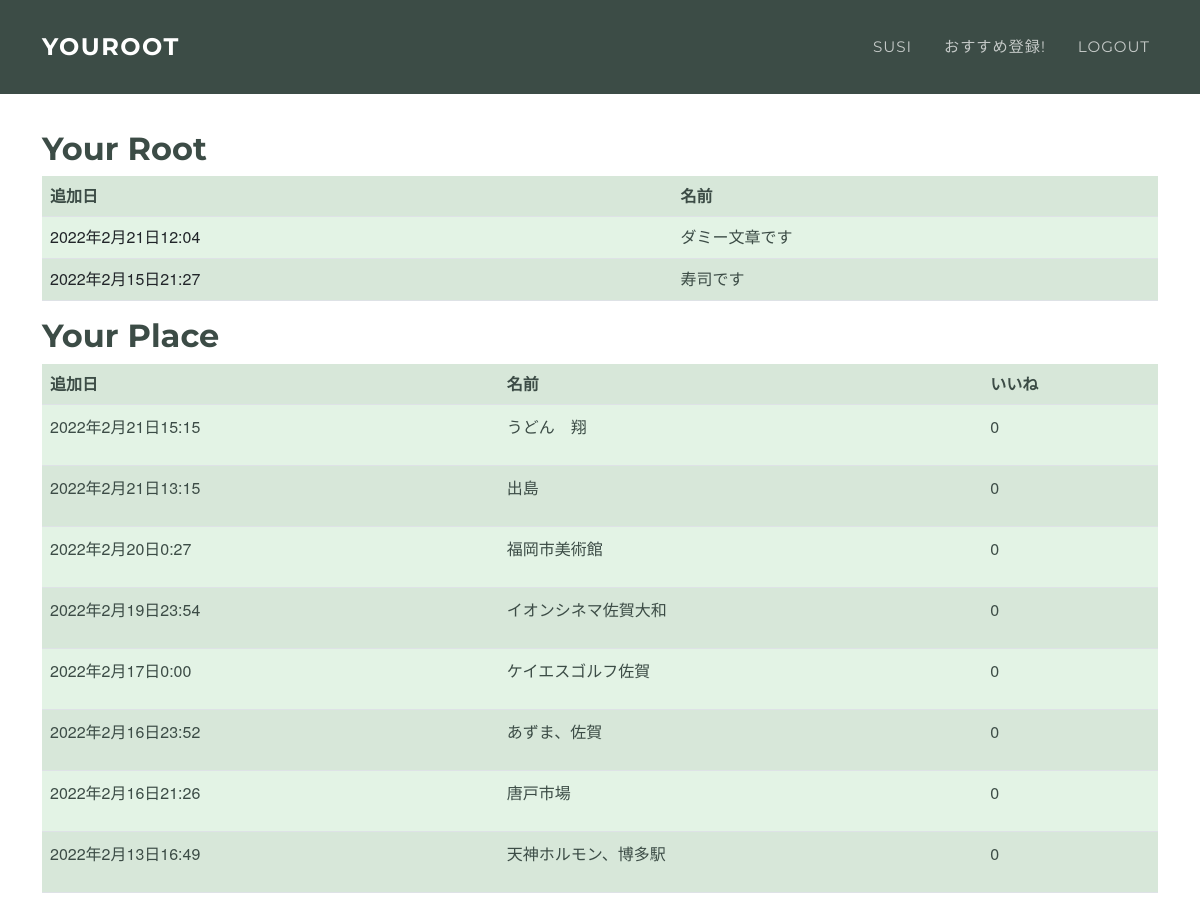
Page /user/1 (signed in) on the earlier database version.
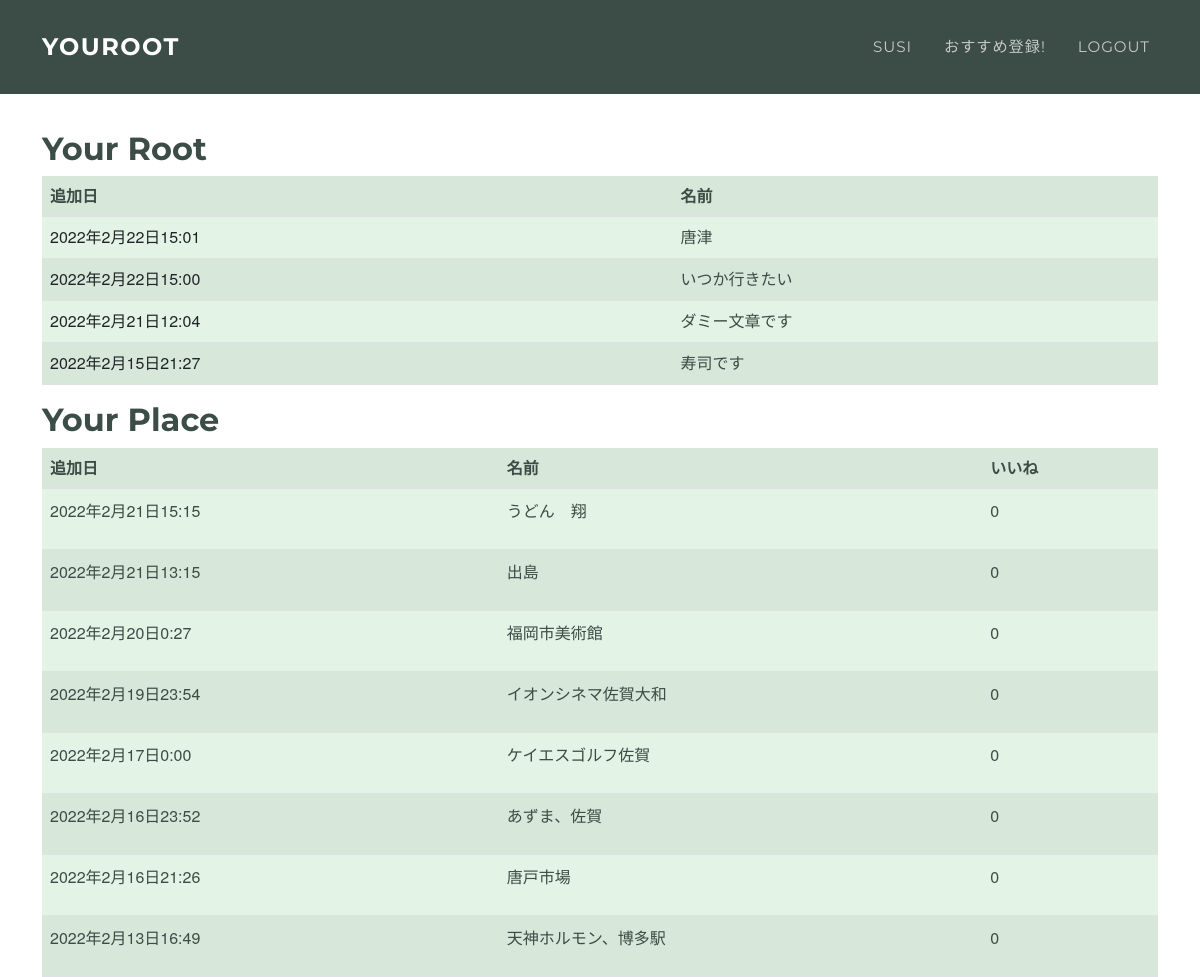
Same page on the later database version.
### testRoot/models.py (models this page shows, shortened)
class KeepRoot(models.Model):
    name = models.CharField(max_length=255)
    first = models.ForeignKey(TypeOfPlace, on_delete=models.CASCADE, null=True,related_name='first')
    second = models.ForeignKey(TypeOfPlace, on_delete=models.CASCADE, null=True,related_name='second')
    third = models.ForeignKey(TypeOfPlace, on_delete=models.CASCADE, null=True,related_name='third')
    author = models.ForeignKey(get_user_model(),on_delete=models.CASCADE, null=True)
    created_at = models.DateTimeField(auto_now_add=True, null=True)

class TypeOfPlace(models.Model):
    TYPE_CHOICE = (
        ('eat','ご飯'),
        ('play','遊び'),
    )
    type = models.CharField(max_length=255, choices=TYPE_CHOICE)
    name = models.CharField(max_length=255)
    atmosphere = models.ForeignKey(Atmosphere, on_delete=models.PROTECT, null=True)
    address = models.CharField(max_length=255)
    created_at = models.DateTimeField(auto_now_add=True)
    updated_at = models.DateTimeField(auto_now_add=True)
    pref = models.ForeignKey(PrefeCode, on_delete=models.PROTECT, null=True)
    city = models.CharField(max_length=255, null=True)
    ido = models.FloatField(null=True)
    keido = models.FloatField(null=True)
    image = models.ImageField(upload_to='images/', null=True)
    author = models.ForeignKey(get_user_model(),on_delete=models.CASCADE, null=True)
    good = models.IntegerField(null=True, default=0)
    comment = models.CharField(max_length=500, null=True)

### testRoot/views.py (the view)
# urls.py: path('user/<int:id>', user, name='user'),
def user(request, id):
    if request.method == 'POST':
        form = KeepRootForm(request.POST)
        if form.is_valid():
            post = form.save(commit=False)
            post.save()
            return redirect('index')
    else:
        lists = KeepRoot.objects.order_by('-created_at').filter(author=request.user)
        lists_place = TypeOfPlace.objects.order_by('-created_at').filter(author=request.user)
        content = {
            'lists': lists,
            'lists_place': lists_place
        }
        return render(request, 'testRoot/user.html', content)

### testRoot/templates/testRoot/user.html
{% extends 'layout.html' %}
{% block content %}
<div class="container" style="margin-top: 130px;">
    <h2 style="color: #3c4c46;">Your Root</h2>
    <table class="table table-striped table-hover" style="background-color: #e3f3e5;">
        <tr>
            <th style="color: #3c4c46;">追加日</th><th style="color: #3c4c46;">名前</th>
        </tr>
        {% for list in lists %}
            <tr>
                <td>{{list.created_at}}</td>
                <td><div class="wrapper"><a href="{% url 'detail' list.pk%}" class="effect-box">{{list.name}}</a></div></td>
            </tr>
        {% endfor %}
    </table>
    <h2 style="color: #3c4c46;">Your Place</h2>
    <table class="table table-striped table-hover" style="color: #3c4c46; background-color: #e3f3e5;">
        <tr>
            <th style="color: #3c4c46;">追加日</th><th style="color: #3c4c46;">名前</th><th style="color: #3c4c46;">いいね</th>
        </tr>
        {% for list in lists_place %}
            <tr>
                <td style="color: #3c4c46;"><p>{{list.created_at}}</p></td>
                <td style="color: #3c4c46;"><p>{{list.name}}</p></td>
                <td style="color: #3c4c46;"><p>{{list.good}}</p></td>
            </tr>
        {% endfor %}
    </table>
</div>
{% endblock %}

Differences in the rows shown:
added KeepRoot: created_at "2022年2月22日15:01", name "唐津"
added KeepRoot: created_at "2022年2月22日15:00", name "いつか行きたい"
